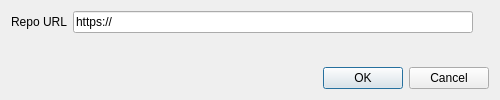
<?xml version="1.0" encoding="UTF-8"?>
<ui version="4.0">
 <class>dialogrepo</class>
 <widget class="QDialog" name="dialogrepo">
  <property name="geometry">
   <rect>
    <x>0</x>
    <y>0</y>
    <width>500</width>
    <height>100</height>
   </rect>
  </property>
  <property name="sizePolicy">
   <sizepolicy hsizetype="Fixed" vsizetype="Fixed">
    <horstretch>0</horstretch>
    <verstretch>0</verstretch>
   </sizepolicy>
  </property>
  <property name="minimumSize">
   <size>
    <width>500</width>
    <height>100</height>
   </size>
  </property>
  <property name="maximumSize">
   <size>
    <width>500</width>
    <height>100</height>
   </size>
  </property>
  <property name="windowTitle">
   <string>Enter Cydia repo URL</string>
  </property>
  <layout class="QVBoxLayout" name="verticalLayout_2">
   <item>
    <layout class="QFormLayout" name="formLayout">
     <item row="0" column="0">
      <widget class="QLabel" name="label">
       <property name="text">
        <string>Repo URL</string>
       </property>
      </widget>
     </item>
     <item row="0" column="1">
      <widget class="QLineEdit" name="lineEdit">
       <property name="sizePolicy">
        <sizepolicy hsizetype="Fixed" vsizetype="Fixed">
         <horstretch>0</horstretch>
         <verstretch>0</verstretch>
        </sizepolicy>
       </property>
       <property name="minimumSize">
        <size>
         <width>400</width>
         <height>0</height>
        </size>
       </property>
       <property name="maximumSize">
        <size>
         <width>400</width>
         <height>16777215</height>
        </size>
       </property>
       <property name="text">
        <string>https://</string>
       </property>
      </widget>
     </item>
    </layout>
   </item>
   <item>
    <widget class="QDialogButtonBox" name="buttonBox">
     <property name="orientation">
      <enum>Qt::Horizontal</enum>
     </property>
     <property name="standardButtons">
      <set>QDialogButtonBox::Cancel|QDialogButtonBox::Ok</set>
     </property>
    </widget>
   </item>
  </layout>
 </widget>
 <resources/>
 <connections>
  <connection>
   <sender>buttonBox</sender>
   <signal>accepted()</signal>
   <receiver>dialogrepo</receiver>
   <slot>accept()</slot>
   <hints>
    <hint type="sourcelabel">
     <x>248</x>
     <y>254</y>
    </hint>
    <hint type="destinationlabel">
     <x>157</x>
     <y>274</y>
    </hint>
   </hints>
  </connection>
  <connection>
   <sender>buttonBox</sender>
   <signal>rejected()</signal>
   <receiver>dialogrepo</receiver>
   <slot>reject()</slot>
   <hints>
    <hint type="sourcelabel">
     <x>316</x>
     <y>260</y>
    </hint>
    <hint type="destinationlabel">
     <x>286</x>
     <y>274</y>
    </hint>
   </hints>
  </connection>
 </connections>
</ui>
